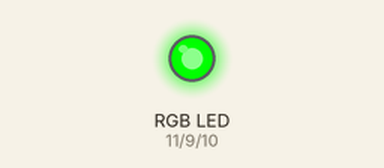
A sketch run on a simulated Arduino Uno, built with avr-gcc and run on an emulated ATmega328P. Parts: an RGB LED mixed from three pins (HIGH = lit). What the sketch prints to the serial monitor is not drawn.

Above: at 0.15 s.
Timing chart, 0 to 1.6 s (numbered marks = the images above):
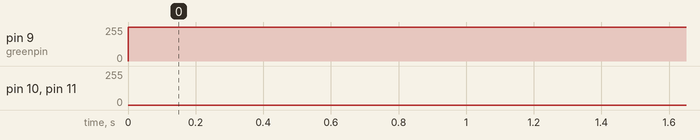

The sketch:

RGB___2_for_____.ino
```cpp
int redpin = 11;
int bluepin = 10;
int greenpin = 9;
int val;

void setup() {
  pinMode(redpin, OUTPUT);
  pinMode(bluepin, OUTPUT);
  pinMode(greenpin, OUTPUT);
  Serial.begin(9600);
}

void loop() {
  for (val = 255; val > 0; val--) {
    analogWrite(11, val);
    analogWrite(10, 255 - val);
    analogWrite(9, 128 - val);
    Serial.println(val);
    delay(5);
  }
  for (val = 0; val < 255; val++) {
    analogWrite(11, val);
    analogWrite(10, 255 - val);
    analogWrite(9, 128 - val);
    Serial.println(val);
    delay(5);
  }
}
```

Measured:
- by itself, pin 9 (greenpin): 0/255 → 255/255 at 0.00 s
